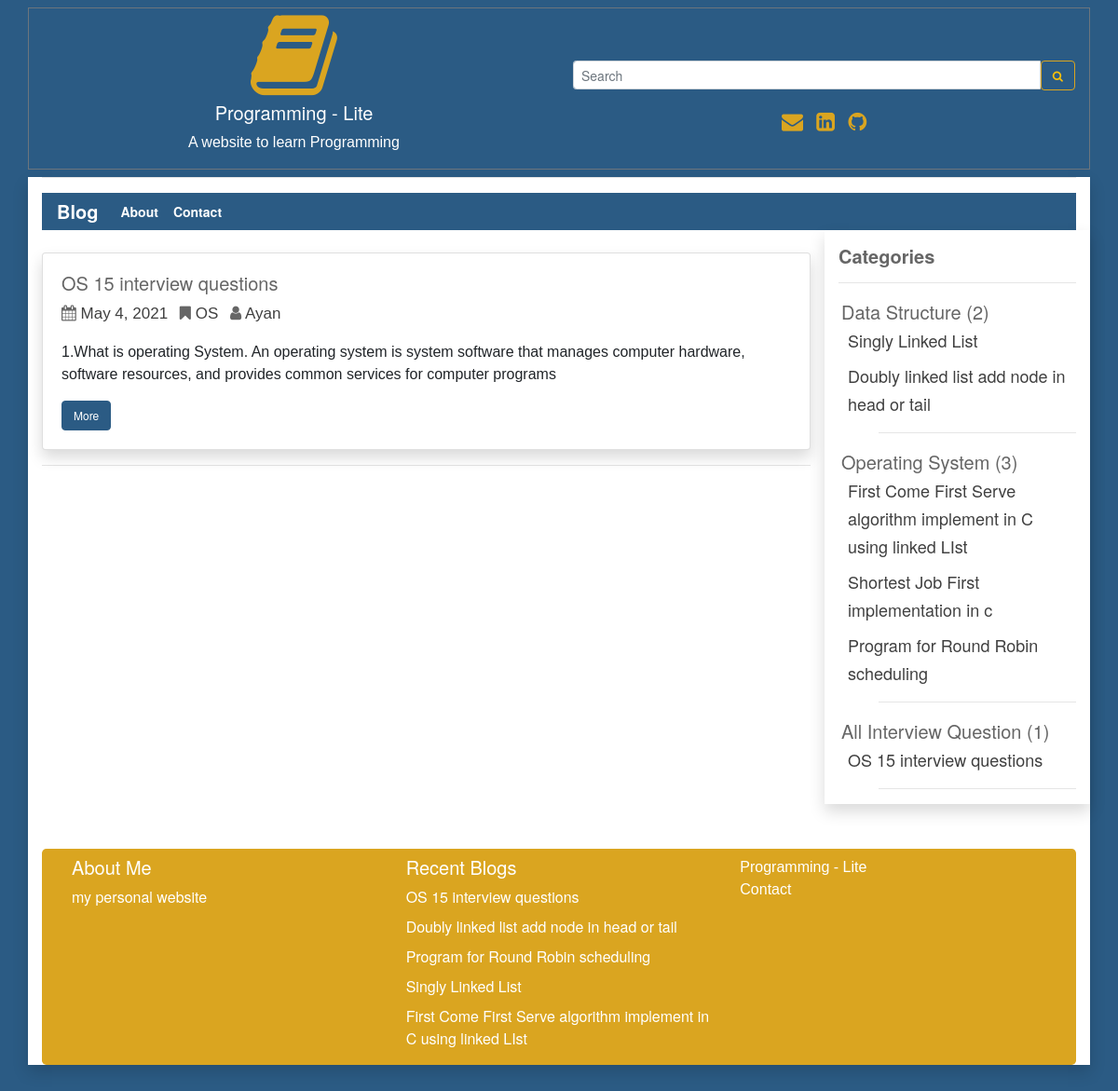
The page /date/2021-05-04 on the database its author committed.
### user_panel_1/models.py (models this page shows)
class Blog(models.Model):
    cat_name = models.ForeignKey(Category, on_delete=models.CASCADE)
    blog_author = models.CharField(max_length=200)
    blog_priority = models.IntegerField(blank=True, null=True)
    blog_tags = models.CharField(max_length=200,  blank=True, null=True)
    blog_title = models.CharField(max_length=200)
    blog_descriptions = models.CharField(max_length=600);
    blog_body = RichTextUploadingField(blank=True, null=True)
    blog_views = models.IntegerField(default=0)
    blog_date = models.DateField(auto_now_add=True, auto_now=False, blank=True)
    def __str__(self):
        return self.blog_title

class Category(models.Model):
    cat_name = models.CharField(max_length=300)
    cat_priority = models.IntegerField(blank=True, null=True);
    def __str__(self):
        return self.cat_name

### user_panel_1/views.py (the view)
# urls.py: path('date/<str:slug>', views.date, name='date'),
def date(request, slug):
    reacentBlog = Blog.objects.all().order_by('-blog_date')[0:5]
    blog = Blog.objects.filter(blog_date__contains=slug)
    categorys = Blog.objects.all().select_related('cat_name')
    categorys = categorys.order_by('cat_name__cat_priority', 'cat_name', 'blog_priority') #sort all data
    print(categorys)
    context = {
        'blog': blog,
        'object_list': categorys,
         'recentBlog': reacentBlog,
    }
    return render(request, 'extra.html', context)

### templates/extra.html
{% extends 'base.html' %}
{% load static %}
{% block content %}
   {% for blog in blog %}
    <div class="card shadow mt-4">
    <div class="card-body">
         <h5 class="title">{{blog.blog_title |truncatechars:100}}</h5>
    <p  class="description"><i class="fa fa-calendar" aria-hidden="true"></i> <a href="{% url 'date' blog.blog_date %}" class="mr-2 ur description"> {{ blog.blog_date}} </a> <i class="fa fa-bookmark" aria-hidden="true"></i>
         <a href="{% url 'tags' blog.blog_tags %}" class="mr-2 ur description">  {{ blog.blog_tags}} </a>
        <i class="fa fa-user" aria-hidden="true"></i>  <a href="{% url 'author' blog.blog_author %}" class="ur description">  {{ blog.blog_author}} </a>
                            </p>
         <p>{{blog.blog_descriptions | truncatechars:200}}</p>
         <a href="{% url 'more' blog.id %}" class="btn btn-info">More</a>
     </div>
    </div>
    <hr>
    {% endfor %}
{% endblock content %}

### templates/base.html (shortened to what this page needs)
{% load static %}
{% load humanize %}
<!DOCTYPE html>
<html lang="en">
<head>
  <link rel="stylesheet" href="https://maxcdn.bootstrapcdn.com/bootstrap/4.5.2/css/bootstrap.min.css">
  <link rel="stylesheet"
      href="//cdnjs.cloudflare.com/ajax/libs/highlight.js/10.7.2/styles/default.min.css">
    <link
      rel="stylesheet"
      href="https://cdnjs.cloudflare.com/ajax/libs/font-awesome/4.7.0/css/font-awesome.min.css"
    />
    <link
      rel="stylesheet"
      href="{% static 'css/style.css' %}"
    />
    <link href="https://cdn.jsdelivr.net/gh/gitbrent/bootstrap4-toggle@3.6.1/css/bootstrap4-toggle.min.css" rel="stylesheet">
</head>
<body style="background:#2b5b84;">
 <div class="container mt-2 text-center border border-secondary">
 <div class="row">
     <div class="col-sm-6">
     <i class="fa fa-book logo" aria-hidden="true"></i><br>
 <h5 class="text-white">Programming - Lite</h5>
 <p class="text-white">A website to learn Programming</p>
     </div>
     <div class="col-sm-6 mt-2">
        <form method="GET" action="{% url 'search' %}">
    <div class="input-group input-group-sm mt-5"  >
      <input type="text" class="form-control" placeholder="Search" name='search' required>
      <div class="input-group-btn">
        <button class="btn btn-outline-warning" type="submit"><i class="fa fa-search" aria-hidden="true"></i>
</button>
      </div>
    </div>
  </form>
       <div class="mt-3">
       <span class="text-style-two"><a href="mailto:aaziz9642@gmail.com" style="text-decoration: none; font-size:23px;" target="_blank" class="text-warning"><i class="fa fa-envelope pr-2" aria-hidden="true"></i> </a></span>
<span class="text-style-two"><a href="https://linkedin.com/in/azizur-rahman-720636165" style="text-decoration: none; font-size:23px;"  target="_blank" class="text-warning "><i class="fa fa-linkedin-square" aria-hidden="true"></i> </a></span>
<span class="text-style-two"><a href="https://github.com/ayanchyaziz123" style="text-decoration: none; font-size:23px;" target="_blank" class="text-warning"><i class="fa fa-github pl-2" aria-hidden="true"></i></a></span>
     </div>
     </div>
    </div>
</div>
<div class="container bg-white shadow">
  <hr class="mt-2">
    <nav class="navbar navbar-expand-lg navbar-dark bg-dark mt-2 pt-0 pb-0">
  <a class="navbar-brand" href="{% url 'blog' %}">Blog</a>
  <div class="collapse navbar-collapse" id="navbarSupportedContent">
    <ul class="navbar-nav mr-auto">
      <li class="nav-item active">
        <a class="nav-link" href="{% url 'about' %}">About<span class="sr-only">(current)</span></a>
      </li>
      <li class="nav-item active">
        <a class="nav-link" href="{% url 'contact' %}">Contact<span class="sr-only">(current)</span></a>
      </li>
    </ul>
  </div>
</nav>
<div class="row">
    <div class="col-sm-9">
    {% block content %}
    {% endblock content %}
    </div>
    <div class="col-sm-3 shadow">
     <h5 class="mt-3"><strong class="title">Categories</strong></h5>
     <hr>
     {% regroup object_list by cat_name as cat_all %}
<ul>
{% for categories in cat_all %}
    <li style="list-style-type:none; margin-left:-37px;" class="title">{{ categories.grouper }} ({{ categories.list|length}})
    <ul style="list-style-type:none;">
        {% for blog in categories.list %}
          <li style="margin-left:-33px;"  class="ur {% if blog.id == more.id %}activee{% endif %}">
          <a href="{% url 'more' blog.id %}"><a href="{% url 'more' blog.id %}" class="ur " style="font-size: 18px;">{{ blog.blog_title }}</li>
        {% endfor %}
        <hr>
    </ul>
    </li>
{% endfor %}
</ul>
    </div>
</div>
<div class="jumbotron mt-5 pb-0 pt-0 text-white" style="background:#DAA520;">
   <div class="row">
     <div class="col-sm-4">
     <h5 class="mt-2">About Me</h5>
     <a href="http://azizurrahmanayan.herokuapp.com/" target="_blank" class="text-white">my personal website</a>
     </div>
     <div class="col-sm-4">
      <p class="lead mt-2 mb-2">
        <h5 class="mt-2">Recent Blogs</h5>
        {% for recentBlog in recentBlog %}
         <a href="{% url 'more' recentBlog.id %}"  class="text-white">{{recentBlog.blog_title}}</a>
        <br>
        {% endfor %}
    </p>
     </div>
     <div class="col-sm-4">
      <p class="pt-2 pb-2"><a href="{% url 'blog' %}" class="text-white">Programming - Lite</a><br>
       <a href="{% url 'contact' %}" class="text-white">Contact</a></p>
     </div>
   </div>
</div>
</div>
</body>
</html>

### static/css/style.css (style rules this page uses)
body { background-color: #2b5b84; font-family:Helvetica Neue; font-size:14; }
.bg-dark { background: #2b5b84 !important; }
.logo { font-size: 100px; color: #DAA520; }
li .nav-link { font-size: 14px !important; }
.btn { font-size: 12px !important; }
p { font-family: Arial, Helvetica, sans-serif; }
.navbar-nav .nav-item { font-weight: 600 !important; }
.navbar-brand { font-weight: 600 !important; }
.description { color: #666666; font-size: 17px !important; }
.btn-outline-warning { border-color: #DAA520 !important; color: #DAA520 im !important; }
.title { color: #666; font-size: 20px !important; }
.btn-info { background-color: #2b5b84; border-color: #2b5b84; }
.text-warning { color: #DAA520 !important; }
.ur { text-decoration: none !important; color: #404040; }

### rows shown on the page
Blog: blog_title "OS 15 interview questions", blog_date "May 4, 2021", blog_tags "OS", blog_author "Ayan", blog_descriptions "1.What is operating System. An operating system is system software that manages computer hardware, software resources, and provides common services for computer programs"
Category: grouper "Data Structure", list|length "2"
Blog: blog_title "Singly Linked List"
Blog: blog_title "Doubly linked list add node in head or tail"
Category: grouper "Operating System", list|length "3"
Blog: blog_title "First Come First Serve algorithm implement in C using linked LIst"
Blog: blog_title "Shortest Job First implementation in c"
Blog: blog_title "Program for Round Robin scheduling"
Category: grouper "All Interview Question", list|length "1"
